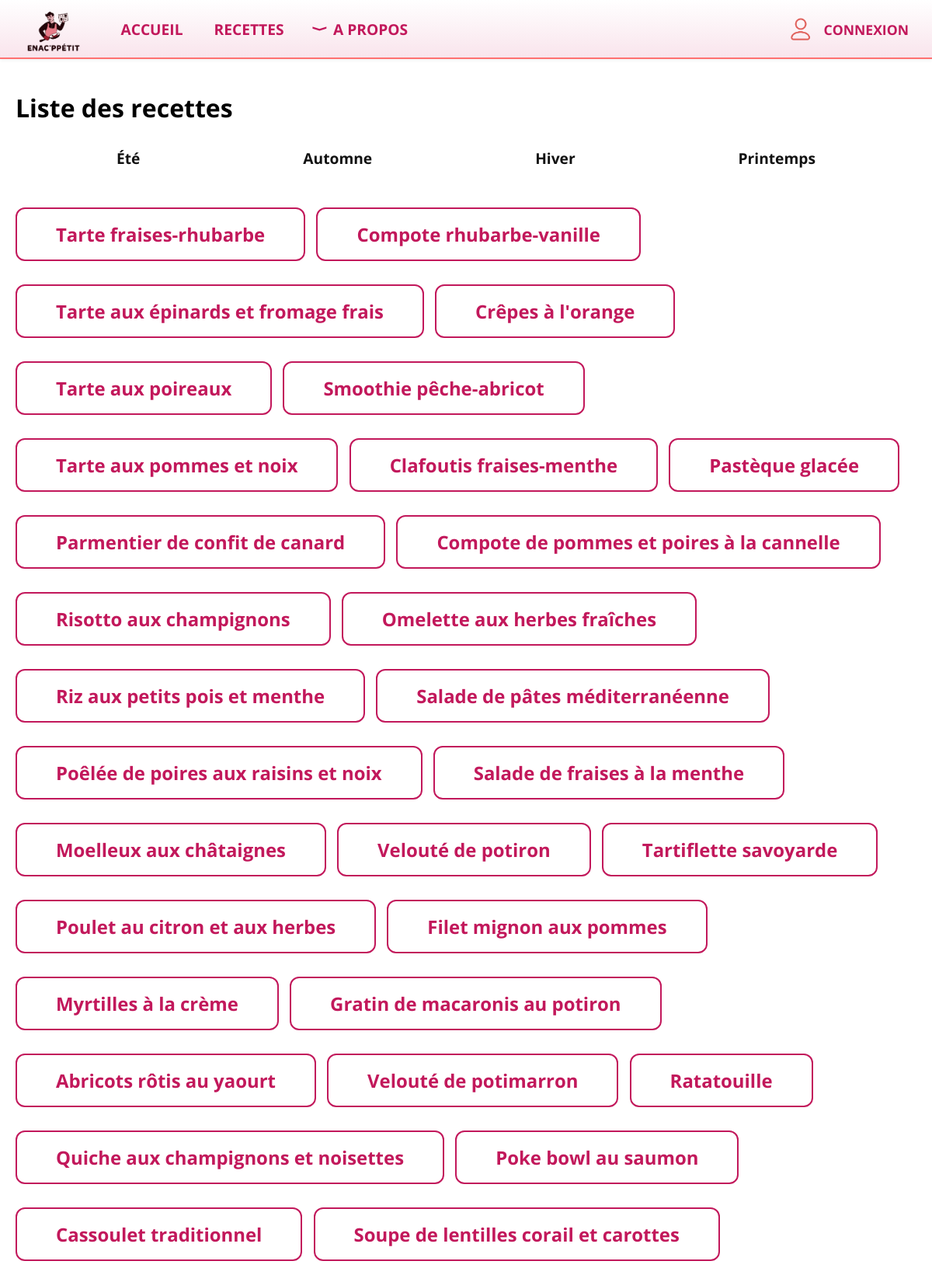
/recettes (upper part), run on the app's committed database.
### tables this page shows
CREATE TABLE Recette (
    Recette_id INTEGER PRIMARY KEY,
    Title TEXT,
    Preptime INTEGER,
    Cooktime INTEGER,
    Category TEXT,
    Saison TEXT,
    Description TEXT,
    Servings INTEGER,
    Image TEXT
);

### app.py (the view)
@app.route('/recettes') #route des recettes
def recettes():
    recipes = get_recipes()
    return render_template('recettes.html', recipes=recipes)

### app.py (called while the page is built)
def get_recipes():
    conn = sqlite3.connect('BDD.db')
    conn.row_factory = sqlite3.Row
    recipes = conn.execute('SELECT * FROM Recette').fetchall()
    conn.close()
    return recipes

### templates/recettes.html (shortened to what this page needs)
{% extends "base.html" %}
{% block content %}
    <h1>Liste des recettes</h1>
    <div class="saisons-links">
        <a href="{{ url_for('ete') }}">Été</a>
        <a href="{{ url_for('automne') }}">Automne</a>
        <a href="{{ url_for('hiver') }}">Hiver</a>
        <a href="{{ url_for('printemps') }}">Printemps</a>
    </div>
    {% set noms_vus = [] %}
    {% for recette in recipes %}
        {% if recette['title'] not in noms_vus %}
            <div class="encadre-nom-recette">
                <a href="{{ url_for('recette', recette_id=recette['Recette_id']) }}" class="lien-recettes">
                    {{ recette['title'] }}
                </a>
            </div>
            {% set _ = noms_vus.append(recette['title']) %}
        {% endif %}
    {% endfor %}
{% endblock %}

### static/style.css (style rules this page uses)
body { overflow-x: hidden; background: #fff; margin: 0; padding: 0; font-family: 'Open Sans', Arial, sans-serif; }
html { box-sizing: border-box; width: 100vw; overflow-x: hidden; }
*, *::before, *::after { box-sizing: inherit; }
.saisons-links { display: flex; justify-content: space-between; width: 100%; max-width: 900px; margin: 30px auto; }
.saisons-links a { font-weight: bold; color: #111; text-decoration: none; font-size: 1.2em; }
.lien-recettes, .lien-apropos { color:#c2185b !important; font-weight: bold; font-size: 1.15em; text-decoration: none !important; background: #fff; padding: 6px 18px; border-radius: 8px; transition: background 0.2s; }
.encadre-nom-recette { background: #fff; border: 2px solid #c2185b; border-radius: 12px; padding: 16px 32px; font-size: 1.3em; font-weight: bold; display: inline-block; margin: 20px 10px 10px 0; }

### data on the page
Recette: title "Tarte fraises-rhubarbe"
Recette: title "Compote rhubarbe-vanille"
Recette: title "Tarte aux épinards et fromage frais"
Recette: title "Crêpes à l'orange"
Recette: title "Tarte aux poireaux"
Recette: title "Smoothie pêche-abricot"
Recette: title "Tarte aux pommes et noix"
Recette: title "Clafoutis fraises-menthe"
Recette: title "Pastèque glacée"
Recette: title "Parmentier de confit de canard"
Recette: title "Compote de pommes et poires à la cannelle"
Recette: title "Risotto aux champignons"
Recette: title "Omelette aux herbes fraîches"
Recette: title "Riz aux petits pois et menthe"
Recette: title "Salade de pâtes méditerranéenne"
Recette: title "Poêlée de poires aux raisins et noix"
Recette: title "Salade de fraises à la menthe"
Recette: title "Moelleux aux châtaignes"
Recette: title "Velouté de potiron"
Recette: title "Tartiflette savoyarde"
Recette: title "Poulet au citron et aux herbes"
Recette: title "Filet mignon aux pommes"
Recette: title "Myrtilles à la crème"
Recette: title "Gratin de macaronis au potiron"
Recette: title "Abricots rôtis au yaourt"
Recette: title "Velouté de potimarron"
Recette: title "Ratatouille"
Recette: title "Quiche aux champignons et noisettes"
Recette: title "Poke bowl au saumon"
Recette: title "Cassoulet traditionnel"
Recette: title "Soupe de lentilles corail et carottes"
